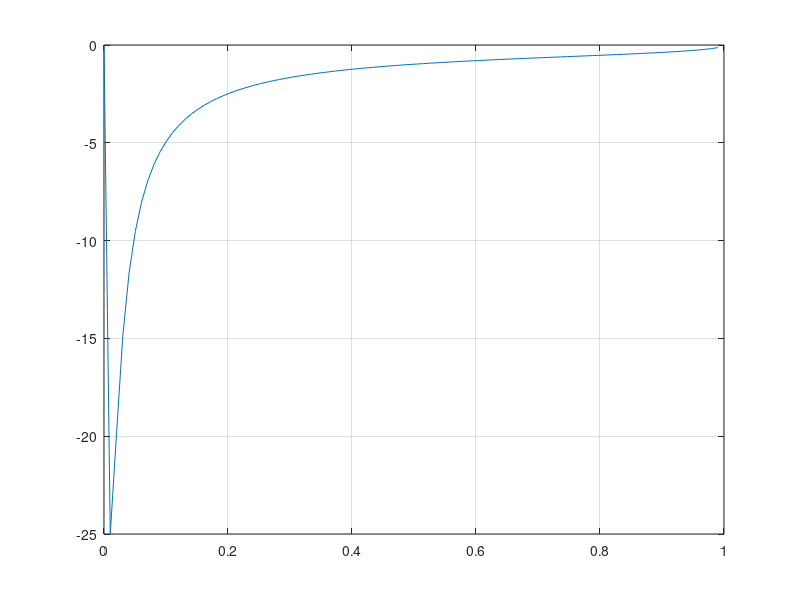

Recreate this plot in MATLAB.
function testfun

x=linspace(0,1,100);

small = (1-x.^2)./(x + 1./(10000*x)) .* (0.5 - 1./sqrt(1-x.^2));

% x1=linspace(0.2,1,100);
% c5 = 0.9747;
% c4 = -0.7*c5;
% greater = (c4./x1 + c5);

plot([x],[small])
grid on;

end

